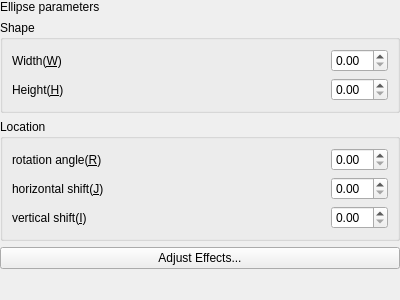
<?xml version="1.0" encoding="UTF-8"?>
<ui version="4.0">
 <class>Form</class>
 <widget class="QWidget" name="Form">
  <property name="geometry">
   <rect>
    <x>0</x>
    <y>0</y>
    <width>400</width>
    <height>300</height>
   </rect>
  </property>
  <property name="windowTitle">
   <string>Form</string>
  </property>
  <layout class="QVBoxLayout" name="verticalLayout_3">
   <property name="leftMargin">
    <number>0</number>
   </property>
   <property name="topMargin">
    <number>0</number>
   </property>
   <property name="rightMargin">
    <number>0</number>
   </property>
   <property name="bottomMargin">
    <number>0</number>
   </property>
   <item>
    <widget class="QLabel" name="label">
     <property name="text">
      <string>Ellipse parameters</string>
     </property>
    </widget>
   </item>
   <item>
    <widget class="QGroupBox" name="groupBox">
     <property name="title">
      <string>Shape</string>
     </property>
     <layout class="QVBoxLayout" name="verticalLayout">
      <item>
       <layout class="QHBoxLayout" name="horizontalLayout_4">
        <item>
         <widget class="QLabel" name="label_ellipse_width">
          <property name="text">
           <string>Width(&amp;W)</string>
          </property>
          <property name="buddy">
           <cstring>doubleSpinBox_ellipse_width</cstring>
          </property>
         </widget>
        </item>
        <item>
         <spacer name="horizontalSpacer">
          <property name="orientation">
           <enum>Qt::Horizontal</enum>
          </property>
          <property name="sizeHint" stdset="0">
           <size>
            <width>40</width>
            <height>20</height>
           </size>
          </property>
         </spacer>
        </item>
        <item>
         <widget class="QDoubleSpinBox" name="doubleSpinBox_ellipse_width"/>
        </item>
       </layout>
      </item>
      <item>
       <layout class="QHBoxLayout" name="horizontalLayout_5">
        <item>
         <widget class="QLabel" name="label_ellipse_height">
          <property name="text">
           <string>Height(&amp;H)</string>
          </property>
          <property name="buddy">
           <cstring>doubleSpinBox_ellipse_height</cstring>
          </property>
         </widget>
        </item>
        <item>
         <spacer name="horizontalSpacer_2">
          <property name="orientation">
           <enum>Qt::Horizontal</enum>
          </property>
          <property name="sizeHint" stdset="0">
           <size>
            <width>40</width>
            <height>20</height>
           </size>
          </property>
         </spacer>
        </item>
        <item>
         <widget class="QDoubleSpinBox" name="doubleSpinBox_ellipse_height"/>
        </item>
       </layout>
      </item>
     </layout>
    </widget>
   </item>
   <item>
    <widget class="QGroupBox" name="groupBox_2">
     <property name="title">
      <string>Location</string>
     </property>
     <layout class="QVBoxLayout" name="verticalLayout_2">
      <item>
       <layout class="QHBoxLayout" name="horizontalLayout_21">
        <item>
         <widget class="QLabel" name="label_ellipse_rotation_angle">
          <property name="text">
           <string>rotation angle(&amp;R)</string>
          </property>
          <property name="buddy">
           <cstring>doubleSpinBox_ellipse_rotation_angle</cstring>
          </property>
         </widget>
        </item>
        <item>
         <spacer name="horizontalSpacer_3">
          <property name="orientation">
           <enum>Qt::Horizontal</enum>
          </property>
          <property name="sizeHint" stdset="0">
           <size>
            <width>40</width>
            <height>20</height>
           </size>
          </property>
         </spacer>
        </item>
        <item>
         <widget class="QDoubleSpinBox" name="doubleSpinBox_ellipse_rotation_angle"/>
        </item>
       </layout>
      </item>
      <item>
       <layout class="QHBoxLayout" name="horizontalLayout_6">
        <item>
         <widget class="QLabel" name="label_ellipse_center_j">
          <property name="text">
           <string>horizontal shift(&amp;J)</string>
          </property>
          <property name="buddy">
           <cstring>doubleSpinBox_ellipse_center_j</cstring>
          </property>
         </widget>
        </item>
        <item>
         <spacer name="horizontalSpacer_4">
          <property name="orientation">
           <enum>Qt::Horizontal</enum>
          </property>
          <property name="sizeHint" stdset="0">
           <size>
            <width>40</width>
            <height>20</height>
           </size>
          </property>
         </spacer>
        </item>
        <item>
         <widget class="QDoubleSpinBox" name="doubleSpinBox_ellipse_center_j"/>
        </item>
       </layout>
      </item>
      <item>
       <layout class="QHBoxLayout" name="horizontalLayout_7">
        <item>
         <widget class="QLabel" name="label_ellipse_center_i">
          <property name="text">
           <string>vertical shift(&amp;I)</string>
          </property>
          <property name="buddy">
           <cstring>doubleSpinBox_ellipse_center_i</cstring>
          </property>
         </widget>
        </item>
        <item>
         <spacer name="horizontalSpacer_5">
          <property name="orientation">
           <enum>Qt::Horizontal</enum>
          </property>
          <property name="sizeHint" stdset="0">
           <size>
            <width>40</width>
            <height>20</height>
           </size>
          </property>
         </spacer>
        </item>
        <item>
         <widget class="QDoubleSpinBox" name="doubleSpinBox_ellipse_center_i"/>
        </item>
       </layout>
      </item>
     </layout>
    </widget>
   </item>
   <item>
    <widget class="QPushButton" name="pushButton_adjust_effects">
     <property name="text">
      <string>Adjust Effects...</string>
     </property>
    </widget>
   </item>
   <item>
    <spacer name="verticalSpacer">
     <property name="orientation">
      <enum>Qt::Vertical</enum>
     </property>
     <property name="sizeHint" stdset="0">
      <size>
       <width>20</width>
       <height>12</height>
      </size>
     </property>
    </spacer>
   </item>
  </layout>
 </widget>
 <resources/>
 <connections/>
</ui>
